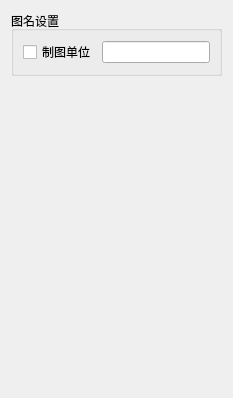
            <widget class="QWidget" name="tab_MapAgency">
             <attribute name="title">
              <string>制图单位</string>
             </attribute>
             <layout class="QGridLayout" name="gridLayout_19">
              <item row="0" column="0">
               <widget class="QGroupBox" name="groupBox_9">
                <property name="title">
                 <string>图名设置</string>
                </property>
                <layout class="QGridLayout" name="gridLayout_18">
                 <item row="0" column="0" colspan="2">
                  <widget class="QCheckBox" name="checkBox_MapAgency">
                   <property name="text">
                    <string>制图单位</string>
                   </property>
                  </widget>
                 </item>
                 <item row="0" column="2">
                  <widget class="QLineEdit" name="lineEdit_MapAgency"/>
                 </item>
                </layout>
               </widget>
              </item>
              <item row="1" column="0">
               <spacer name="verticalSpacer_5">
                <property name="orientation">
                 <enum>Qt::Vertical</enum>
                </property>
                <property name="sizeHint" stdset="0">
                 <size>
                  <width>20</width>
                  <height>311</height>
                 </size>
                </property>
               </spacer>
              </item>
             </layout>
            </widget>
